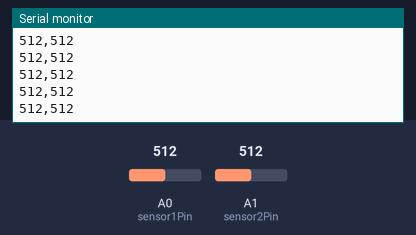
Bench run of a sketch on a simulated Arduino Uno, built with avr-gcc and run on an emulated ATmega328P. Parts: the last lines printed to the serial monitor. Inputs (shaded band) come from the test bench; at power-on: A0 (sensor1Pin) = 512, A1 (sensor2Pin) = 512.

Above: at 1.2 s.
1.3 s: A0 (sensor1Pin) set to 108
At 2.4 s:
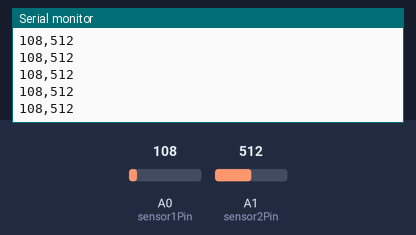
2.8 s: A0 (sensor1Pin) set to 90
At 3.7 s:
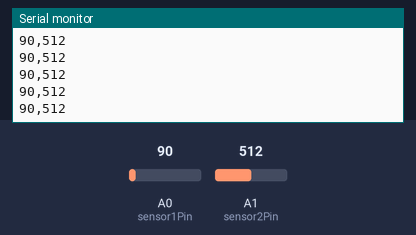
4.3 s: A1 (sensor2Pin) set to 11
At 5.4 s:
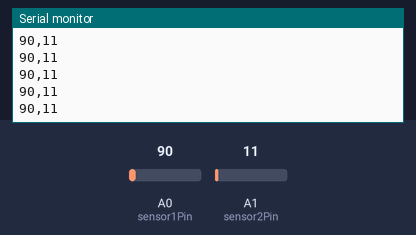
5.8 s: A1 (sensor2Pin) set to 8
At 6.6 s:
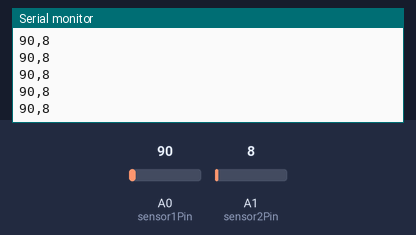
Timing chart, 0 to 8.8 s (numbered marks = the images above; inputs shaded):
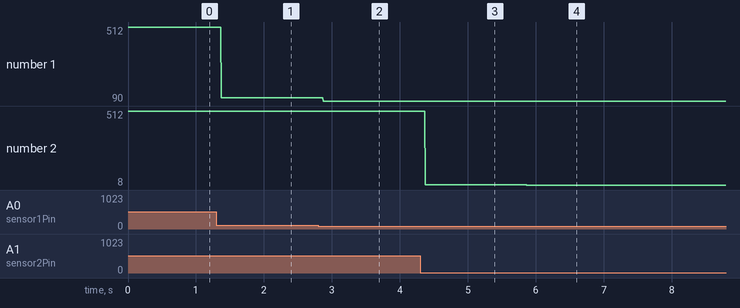

Measured:
- after the input at 1.3 s, the serial monitor: prints a new line after 0.07 s (image 1)
- after the input at 2.8 s, the serial monitor: prints a new line after 0.07 s (image 2)
- after the input at 4.3 s, the serial monitor: prints a new line after 0.07 s (image 3)
- after the input at 5.8 s, the serial monitor: prints a new line after 0.07 s (image 4)
- plotted number 1: 512 → 108 after the input at 1.3 s, 108 → 90 after the input at 2.8 s
- plotted number 2: 512 → 11 after the input at 4.3 s, 11 → 8 after the input at 5.8 s

The sketch:

arduinoProgram.ino
```cpp
#define sensor1Pin 0
#define sensor2Pin 1
void setup() {
  Serial.begin(9600);
}

void loop() {
  int val1 = analogRead(sensor1Pin);
  int val2 = analogRead(sensor2Pin);
  Serial.print(val1);
  Serial.print(",");
  Serial.print(val2);
  Serial.print("\n");
}
```
